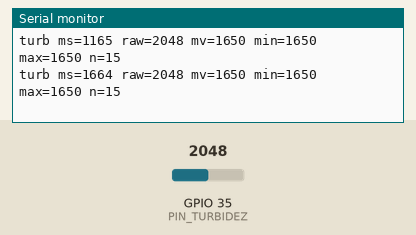
This program was run on a simulated ESP32. Parts: the last lines printed to the serial monitor. The inputs (shaded band) are chosen by the test bench; at power-on: GPIO 35 (PIN_TURBIDEZ) = 2048 (analog values on the 0–4095 scale).

Above: at 1.7 s.
1.8 s: GPIO 35 (PIN_TURBIDEZ) set to 2866
At 2.47 s:
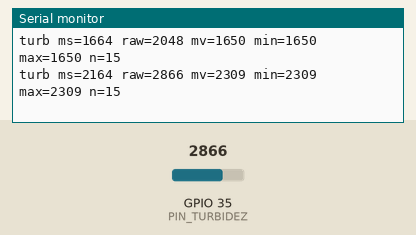
3.3 s: GPIO 35 (PIN_TURBIDEZ) set to 3603
At 3.47 s:
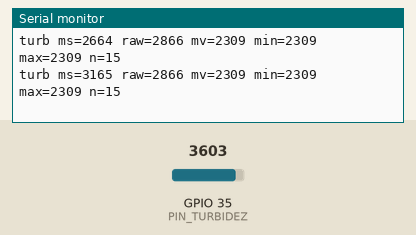
Timing chart, 0 to 6.3 s (numbered marks = the images above; inputs shaded):
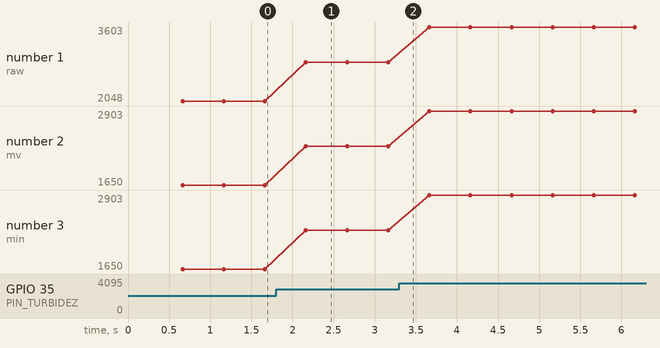

Measured:
- after the input at 1.8 s, the serial monitor: prints a new line after 0.36 s (image 1)
- plotted number 1: 2048 → 2866 after the input at 1.8 s, 2866 → 3603 after the input at 3.3 s
- plotted number 2: 1650 → 2309 after the input at 1.8 s, 2309 → 2903 after the input at 3.3 s
- plotted number 3: 1650 → 2309 after the input at 1.8 s, 2309 → 2903 after the input at 3.3 s

The program:

main.cpp
```cpp
/*
  Prueba de banco del sensor de turbidez TS-300B + ESP32 DevKit V1

  - Pin analógico: GPIO35 (ADC1).
  - Divisor 4.7k + 4.7k: al GPIO llega la mitad de la salida A del módulo.
  - Módulo alimentado con 5 V (VIN).

  Cada 0.5 s envía una línea con datos crudos; los cálculos (voltaje de salida,
  NTU, claridad, calibración y muestras) los hace el monitor de consola:

      ./.venv/bin/python pruebas/turbidez/monitor.py

  Formato de la línea:
      turb ms=<millis> raw=<ADC mediana> mv=<mV GPIO35 mediana> min=<mV> max=<mV> n=<muestras>
*/

#include <Arduino.h>

constexpr int PIN_TURBIDEZ = 35;
constexpr int NUM_MUESTRAS = 15;
constexpr uint32_t ESPERA_MUESTRA_MS = 10;
constexpr uint32_t PERIODO_MS = 500;

template <typename T>
void ordenar(T* datos, int n) {
  for (int i = 1; i < n; i++) {
    T valor = datos[i];
    int j = i - 1;
    while (j >= 0 && datos[j] > valor) {
      datos[j + 1] = datos[j];
      j--;
    }
    datos[j + 1] = valor;
  }
}

void setup() {
  Serial.begin(115200);
  analogReadResolution(12);
  analogSetPinAttenuation(PIN_TURBIDEZ, ADC_11db);
  delay(500);

  Serial.println();
  Serial.println("# TS-300B prueba de banco: GPIO35, divisor x2, sensor a 5 V");
  Serial.println("# formato: turb ms=<t> raw=<adc> mv=<mV GPIO35> min=<mV> max=<mV> n=<muestras>");
  Serial.println("# monitor: ./.venv/bin/python pruebas/turbidez/monitor.py");
}

void loop() {
  const uint32_t inicio = millis();

  int crudos[NUM_MUESTRAS];
  uint32_t milivoltios[NUM_MUESTRAS];

  for (int i = 0; i < NUM_MUESTRAS; i++) {
    crudos[i] = analogRead(PIN_TURBIDEZ);
    // Voltaje con la calibración de fábrica del ADC (más exacto que raw * 3.3 / 4095).
    milivoltios[i] = analogReadMilliVolts(PIN_TURBIDEZ);
    delay(ESPERA_MUESTRA_MS);
  }

  ordenar(crudos, NUM_MUESTRAS);
  ordenar(milivoltios, NUM_MUESTRAS);

  Serial.printf("turb ms=%lu raw=%d mv=%lu min=%lu max=%lu n=%d\n",
                static_cast<unsigned long>(millis()),
                crudos[NUM_MUESTRAS / 2],
                static_cast<unsigned long>(milivoltios[NUM_MUESTRAS / 2]),
                static_cast<unsigned long>(milivoltios[0]),
                static_cast<unsigned long>(milivoltios[NUM_MUESTRAS - 1]),
                NUM_MUESTRAS);

  const uint32_t transcurrido = millis() - inicio;
  if (transcurrido < PERIODO_MS) delay(PERIODO_MS - transcurrido);
}
```
